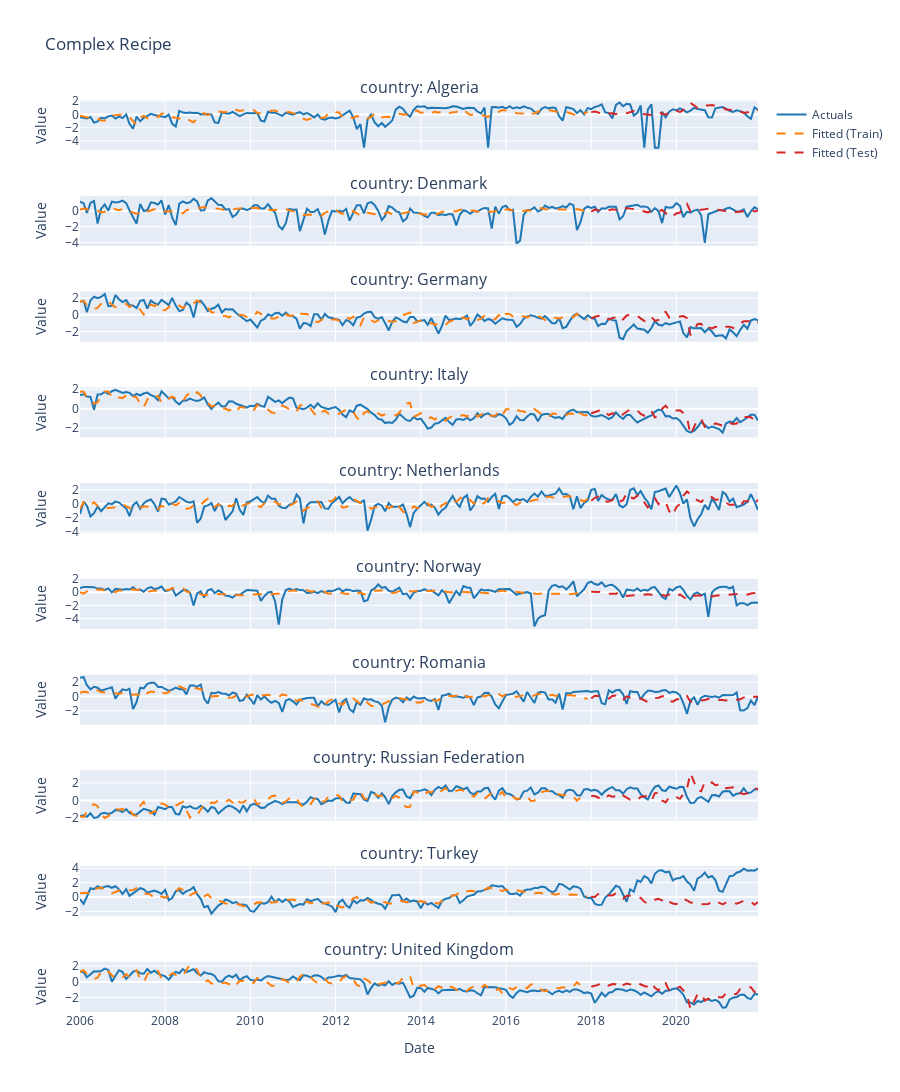

Here is the notebook cell this chart was saved with:
### Markdown cell above
## 2. SHAP Value Feature Selection

`step_select_shap()` uses SHAP (SHapley Additive exPlanations) values to determine feature importance based on game theory.

**How it works with grouped data**:
- Each group's recipe fits a model and calculates SHAP values
- Features are ranked by mean absolute SHAP value
- Top features are selected based on `top_n`, `top_p`, or `threshold`
- Groups may identify different important features

### Code cell
# Create recipe with SHAP-based feature selection
rec_shap = (
    recipe()
    .step_normalize()  # Normalize first
    .step_select_shap(
        outcome='refinery_kbd',
        model=GradientBoostingRegressor(n_estimators=50, random_state=42),
        top_n=4,  # Select top 4 features per group
        shap_samples=100,  # Use 100 samples for SHAP calculation (faster)
        random_state=42
    )
)

# Create workflow
wf_shap = (
    workflow()
    .add_recipe(rec_shap)
    .add_model(linear_reg().set_engine("sklearn"))
    .add_model_name("shap_selection")
    .add_model_group_name("feature_selection_models")
)

# Fit with per-group preprocessing
print("Fitting model with SHAP-based feature selection...")
fit_shap = wf_shap.fit_nested(train_data, group_col='country')
fit_shap = fit_shap.evaluate(test_data)

print("\n✓ SHAP-based model fitted successfully!")

fit = fit_shap

outputs, coefs, stats = fit.extract_outputs()

display(outputs)
display(coefs)
display(stats)

# Plot forecast
fig = plot_forecast(fit, title="Complex Recipe")
fig.show()

# Extract preprocessed training data
processed_train = fit.extract_preprocessed_data(train_data, split='train')
processed_test = fit.extract_preprocessed_data(test_data, split='test')    

display(processed_train.tail(10))
display(processed_test.head(10))

display(fit.get_feature_comparison())
